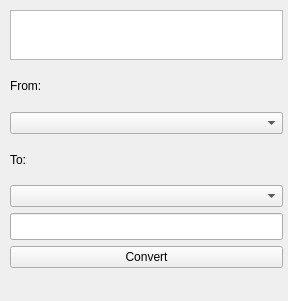
<?xml version="1.0" encoding="UTF-8"?>
<ui version="4.0">
 <class>Form</class>
 <widget class="QWidget" name="Form">
  <property name="geometry">
   <rect>
    <x>0</x>
    <y>0</y>
    <width>288</width>
    <height>301</height>
   </rect>
  </property>
  <property name="windowTitle">
   <string>Form</string>
  </property>
  <widget class="QWidget" name="layoutWidget">
   <property name="geometry">
    <rect>
     <x>10</x>
     <y>10</y>
     <width>273</width>
     <height>258</height>
    </rect>
   </property>
   <layout class="QVBoxLayout" name="verticalLayout">
    <item>
     <widget class="QTextEdit" name="textEdit">
      <property name="maximumSize">
       <size>
        <width>16777215</width>
        <height>50</height>
       </size>
      </property>
     </widget>
    </item>
    <item>
     <widget class="QLabel" name="label">
      <property name="text">
       <string>From:</string>
      </property>
     </widget>
    </item>
    <item>
     <widget class="QComboBox" name="comboBox"/>
    </item>
    <item>
     <widget class="QLabel" name="label_2">
      <property name="text">
       <string>To:</string>
      </property>
     </widget>
    </item>
    <item>
     <widget class="QComboBox" name="comboBox_2"/>
    </item>
    <item>
     <widget class="QLineEdit" name="lineEdit">
      <property name="minimumSize">
       <size>
        <width>271</width>
        <height>27</height>
       </size>
      </property>
     </widget>
    </item>
    <item>
     <widget class="QPushButton" name="pushButton">
      <property name="text">
       <string>Convert</string>
      </property>
     </widget>
    </item>
   </layout>
  </widget>
 </widget>
 <resources/>
 <connections/>
</ui>
